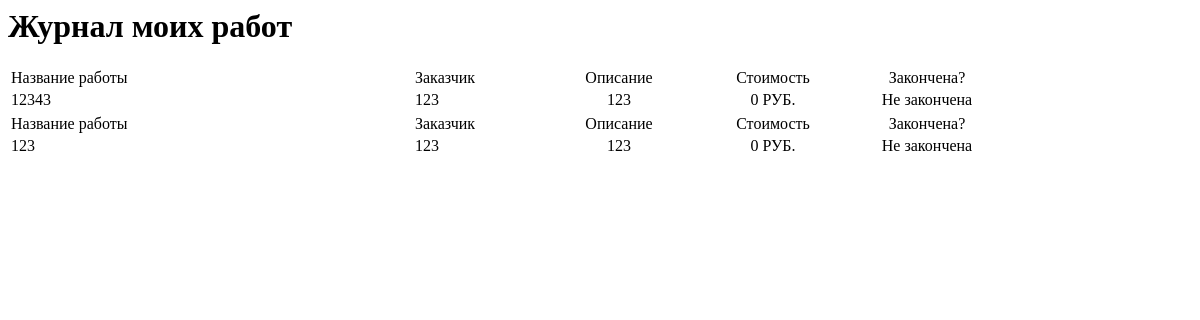
Before: /orders (signed in) with the older database file.
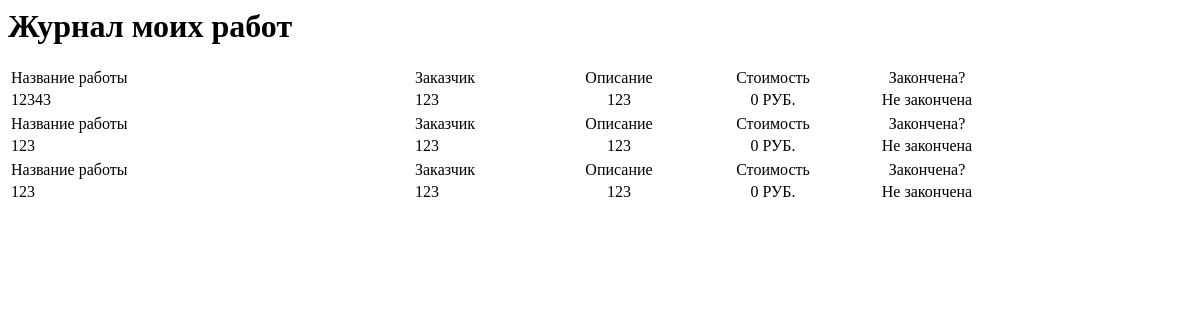
After: the same page with the newer database file.
### data/orders.py (models this page shows)
class Order(SqlAlchemyBase, UserMixin, SerializerMixin):
    __tablename__ = 'order'
    id = sqlalchemy.Column(sqlalchemy.Integer, primary_key=True, autoincrement=True)
    name_order = sqlalchemy.Column(sqlalchemy.String, nullable=True)
    text = sqlalchemy.Column(sqlalchemy.String, nullable=True)
    teg = sqlalchemy.Column(sqlalchemy.String, nullable=True)
    user_id = sqlalchemy.Column(sqlalchemy.Integer, sqlalchemy.ForeignKey("users.id"))
    if_finished = sqlalchemy.Column(sqlalchemy.String, nullable=True, default=False)
    is_paid = sqlalchemy.Column(sqlalchemy.String, nullable=True, default=False)
    date = sqlalchemy.Column(sqlalchemy.String, nullable=True, default=datetime.datetime.now)
    user = orm.relationship('User')

### data/users.py (models this page shows, shortened)
class User(SqlAlchemyBase, UserMixin, SerializerMixin):
    __tablename__ = 'users'
    id = sqlalchemy.Column(sqlalchemy.Integer, primary_key=True, autoincrement=True)
    login = sqlalchemy.Column(sqlalchemy.String, nullable=True)
    email = sqlalchemy.Column(sqlalchemy.String, index=True, unique=True, nullable=True)
    hashed_password = sqlalchemy.Column(sqlalchemy.String, nullable=True)
    orders = orm.relationship("Order", back_populates='user')

### server.py (the view)
@app.route("/orders")
def orders():
    db_sess = db_session.create_session()
    jobs = db_sess.query(Order).filter(Order.user_id == current_user.id).all()
    return render_template("all_order.html", jobs=jobs, names=current_user.login, title='Работы')

### data/db_session.py (called while the page is built)
def create_session() -> Session:
    global __factory
    return __factory()

### server.py (called while the page is built)
@login_manager.user_loader
def load_user(user_id):
    db_sess = db_session.create_session()
    return db_sess.query(User).get(user_id)

### templates/all_order.html
{% block content %}
    <h1>Журнал моих работ</h1>
    {% for job in jobs %}
        <div>
            <table class="table table-success table-striped">
                <tr>
                    <td width="400px">Название работы</td>
                    <td width="150px">Заказчик</td>
                    <td width="100px" align="center">Описание</td>
                    <td width="200px" align="center">Стоимость</td>
                    <td width="100px" align="center">Закончена?</td>
                </tr>
                <tr>
                    <td>{{ job.name_order.capitalize() }}</td>
                    <td>{{ names}}</td>
                    <td align="center">{{ job.text }}</td>
                    <td align="center">{{ job.is_paid }} РУБ.</td>
                    {% if job.is_finished %}
                    <td bgcolor="green" align="center">Закончена</td>
                    {% else %}
                    <td align="center">Не закончена</td>
                    {% endif %}
                </tr>
            </table>
        </div>
    {% endfor %}
{% endblock %}

Changed rows visible on the page:
added Order: name_order "123", {{ names }} "123", text "123", is_paid "0"
